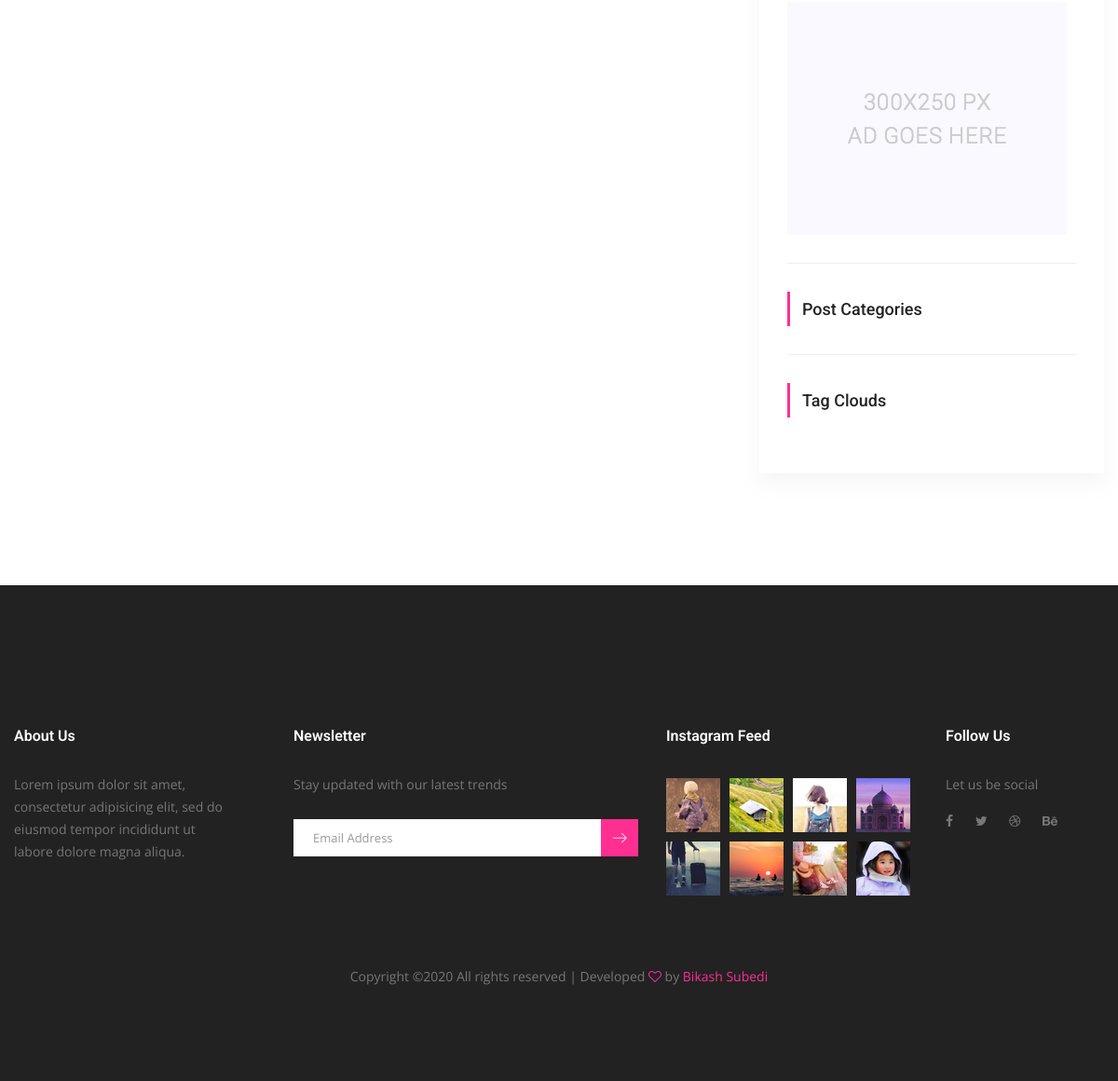
The app's page /users/register/ (lower part), older data.
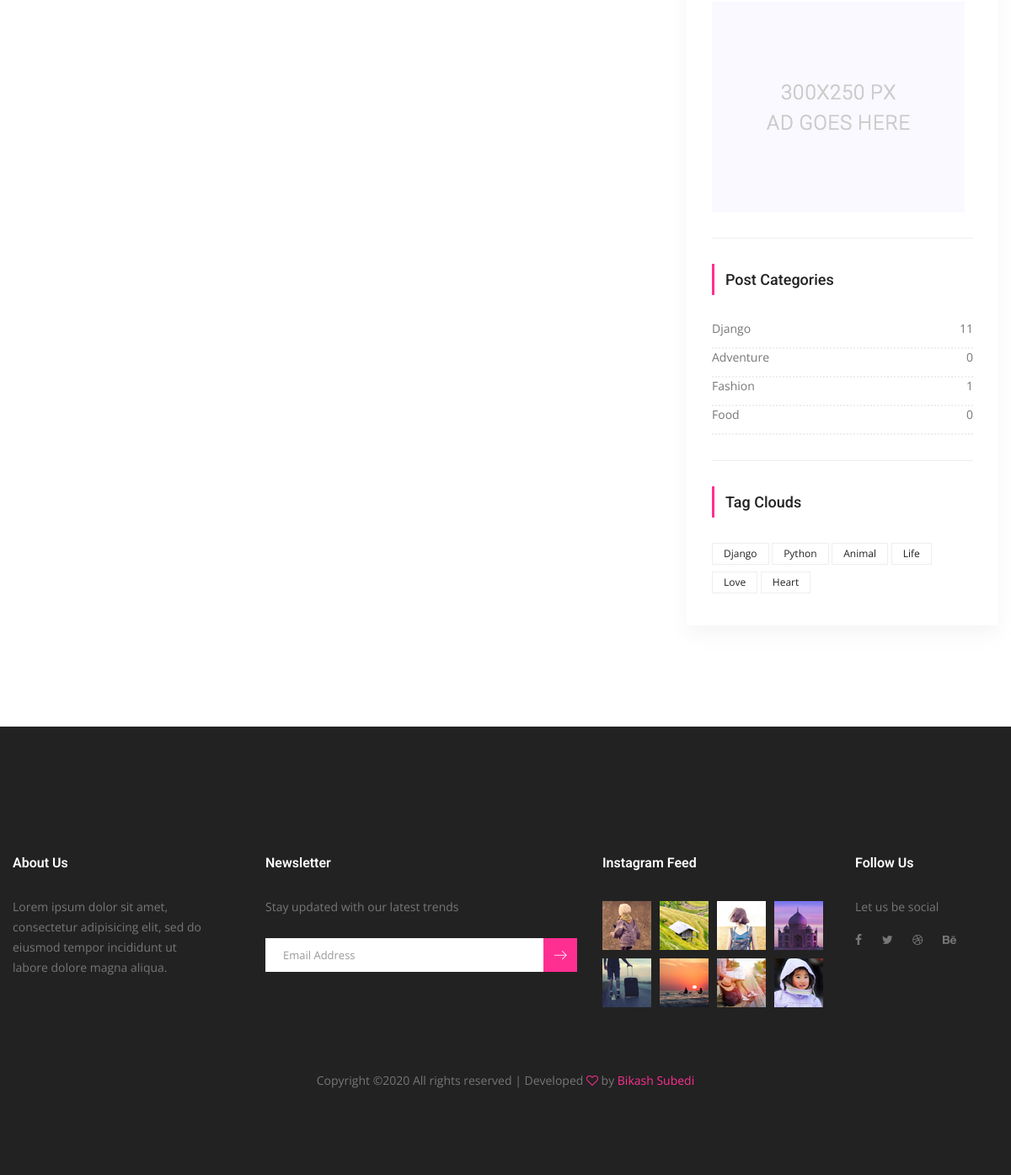
The same page, newer data.
### posts/models.py (models this page shows, shortened)
class Category(models.Model):
    title = models.CharField(max_length=150, unique=True)
    slug = models.SlugField(default='slug', max_length=25)
    def post_count(self):
        return self.postByCategory.all().count()

class Tag(models.Model):
    title = models.CharField(max_length=20)
    slug = models.SlugField(max_length=20, default='slug')
    def __str__(self):
        return self.title

### users/views.py (the view)
# urls.py: path('register/', UserRegisterView.as_view(), name='register'),
class UserRegisterView(CreateView):
    template_name = 'users/register.html'
    form_class = RegisterForm
    success_url = '/'

### users/forms.py
class RegisterForm(UserCreationForm):
    username = forms.CharField(max_length=50)
    email = forms.EmailField(max_length=50)
    password1 = forms.CharField()
    password2 = forms.CharField()
    class Meta(UserCreationForm):
        model = User
        fields = ('username', 'email', 'password1', 'password2')

### posts/templatetags/custom_tags.py (called while the page is built)
@register.simple_tag(name='categories')
def all_categories():
    return Category.objects.all()

@register.simple_tag(name='tags')
def all_tags():
    return Tag.objects.all()

### templates/users/register.html (shortened to what this page needs)
{% extends 'layouts/base.html' %}
{% load static %}
{% block content %}
    <section class="blog_area p_120">
        <div class="container">
            <div class="row">
                <div class="col-lg-8">
                </div>
                {% include 'layouts/right_category.html' %}
            </div>
        </div>
    </section>
{% endblock %}

### templates/layouts/base.html (shortened to what this page needs)
{% load static %}
<!doctype html>
<html lang="en">
<head>
    <link rel="stylesheet" href="{% static 'css/bootstrap.css' %}">
    <link rel="stylesheet" href="{% static 'vendors/linericon/style.css' %}">
    <link rel="stylesheet" href="{% static 'css/font-awesome.min.css' %}">
    <link rel="stylesheet" href="{% static 'vendors/owl-carousel/owl.carousel.min.css' %}">
    <link rel="stylesheet" href="{% static 'vendors/lightbox/simpleLightbox.css' %}">
    <link rel="stylesheet" href="{% static 'vendors/nice-select/css/nice-select.css' %}">
    <link rel="stylesheet" href="{% static 'vendors/animate-css/animate.css' %}">
    <link rel="stylesheet" href="{% static 'vendors/jquery-ui/jquery-ui.css' %}">
    <link rel="stylesheet" href="{% static 'css/style.css' %}">
    <link rel="stylesheet" href="{% static 'css/responsive.css' %}">
</head>
<body>
{% block content %}
{% endblock %}
<footer class="footer-area">
    <div class="container">
        <div class="row">
            <div class="col-lg-3  col-md-6 col-sm-6">
                <div class="single-footer-widget">
                    <h6 class="footer_title">About Us</h6>
                    <p>Lorem ipsum dolor sit amet, consectetur adipisicing elit, sed do eiusmod tempor incididunt ut
                        labore dolore magna aliqua.</p>
                </div>
            </div>
            <div class="col-lg-4 col-md-6 col-sm-6">
                <div class="single-footer-widget">
                    <h6 class="footer_title">Newsletter</h6>
                    <p>Stay updated with our latest trends</p>
                    <div id="mc_embed_signup">
                        <form target="_blank"
                              action="https://spondonit.us12.list-manage.com/subscribe/post?u=1462626880ade1ac87bd9c93a&amp;id=92a4423d01"
                              method="get" class="subscribe_form relative">
                            <div class="input-group d-flex flex-row">
                                <input name="EMAIL" placeholder="Email Address" onfocus="this.placeholder = ''"
                                       onblur="this.placeholder = 'Email Address '" required="" type="email">
                                <button class="btn sub-btn"><span class="lnr lnr-arrow-right"></span></button>
                            </div>
                        </form>
                    </div>
                </div>
            </div>
            <div class="col-lg-3 col-md-6 col-sm-6">
                <div class="single-footer-widget instafeed">
                    <h6 class="footer_title">Instagram Feed</h6>
                    <ul class="list instafeed d-flex flex-wrap">
                        <li><img src="{% static 'img/instagram/Image-01.jpg' %}" alt=""></li>
                        <li><img src="{% static 'img/instagram/Image-02.jpg' %}" alt=""></li>
                        <li><img src="{% static 'img/instagram/Image-03.jpg' %}" alt=""></li>
                        <li><img src="{% static 'img/instagram/Image-04.jpg' %}" alt=""></li>
                        <li><img src="{% static 'img/instagram/Image-05.jpg' %}" alt=""></li>
                        <li><img src="{% static 'img/instagram/Image-06.jpg' %}" alt=""></li>
                        <li><img src="{% static 'img/instagram/Image-07.jpg' %}" alt=""></li>
                        <li><img src="{% static 'img/instagram/Image-08.jpg' %}" alt=""></li>
                    </ul>
                </div>
            </div>
            <div class="col-lg-2 col-md-6 col-sm-6">
                <div class="single-footer-widget f_social_wd">
                    <h6 class="footer_title">Follow Us</h6>
                    <p>Let us be social</p>
                    <div class="f_social">
                        <a href="#"><i class="fa fa-facebook"></i></a>
                        <a href="#"><i class="fa fa-twitter"></i></a>
                        <a href="#"><i class="fa fa-dribbble"></i></a>
                        <a href="#"><i class="fa fa-behance"></i></a>
                    </div>
                </div>
            </div>
        </div>
        <div class="row footer-bottom d-flex justify-content-between align-items-center">
            <p class="col-lg-12 footer-text text-center">
                Copyright &copy;<script>document.write(new Date().getFullYear());</script>
                All rights reserved | Developed <i class="fa fa-heart-o" aria-hidden="true"></i> by <a
                    href="https://bikashsubedi.com.np" target="_blank">Bikash Subedi</a>
                </p>
        </div>
    </div>
</footer>
</body>
</html>

### templates/layouts/right_category.html (shortened to what this page needs)
{% load static %}
{% load custom_tags %}
<div class="col-lg-4">
    <div class="blog_right_sidebar">
        <aside class="single_sidebar_widget">
            <a href="#"><img class="img-fluid" src="{% static 'img/blog/add.jpg' %}" alt=""></a>
            <div class="br"></div>
        </aside>
        <aside class="single_sidebar_widget post_category_widget">
            <h4 class="widget_title">Post Categories</h4>
            {% categories as categories %}
            {% for category in categories %}
                <ul class="list cat-list">
                    <li>
                        <a href="{% url 'category' category.pk %}" class="d-flex justify-content-between">
                            <p>{{ category.title }}</p>
                            <p>{{ category.post_count }}</p>
                        </a>
                    </li>
                </ul>
            {% endfor %}
            <div class="br"></div>
        </aside>
        <aside class="single-sidebar-widget tag_cloud_widget">
            <h4 class="widget_title">Tag Clouds</h4>
            <ul class="list">
                {% tags as labels %}
                {% for label in labels %}
                    <li><a href="{% url 'tag_detail' label.slug %}">{{ label }}</a></li>
                {% endfor %}
            </ul>
        </aside>
    </div>
</div>

### static/css/style.css (style rules this page uses)
.list { list-style: none; margin: 0px; padding: 0px; }
a { text-decoration: none; -webkit-transition: all 0.3s ease-in-out; -o-transition: all 0.3s ease-in-out; transition: all 0.3s ease-in-out; }
body { line-height: 24px; font-size: 14px; font-family: "Open Sans", sans-serif; font-weight: normal; color: #777777; }
h1, h2, h3, h4, h5, h6 { font-family: "Roboto", sans-serif; font-weight: 500; }
.p_120 { padding-top: 120px; padding-bottom: 120px; }
@media (min-width: 1200px) { .container { max-width: 1200px; } }
.blog_right_sidebar { -webkit-box-shadow: 0px 10px 20px 0px rgba(153, 153, 153, 0.1); box-shadow: 0px 10px 20px 0px rgba(153, 153, 153, 0.1); padding: 30px; }
.blog_right_sidebar .widget_title { font-size: 18px; line-height: 25px; text-align: left; color: #222222; border-left: 3px solid #ff2f92; padding: 6px 0px 6px 13px; margin-bottom: 30px; }
.blog_right_sidebar .post_category_widget .cat-list li { border-bottom: 2px dotted #eee; -webkit-transition: all 0.3s ease 0s; -o-transition: all 0.3s ease 0s; transition: all 0.3s ease 0s; padding-bottom: 12px; }
.blog_right_sidebar .post_category_widget .cat-list li a { font-size: 14px; line-height: 20px; color: #777; }
.blog_right_sidebar .post_category_widget .cat-list li a p { margin-bottom: 0px; }
.blog_right_sidebar .tag_cloud_widget ul li { display: inline-block; }
.blog_right_sidebar .tag_cloud_widget ul li a { display: inline-block; border: 1px solid #eee; background: #fff; padding: 0px 13px; margin-bottom: 8px; -webkit-transition: all 0.3s ease 0s; -o-transition: all 0.3s ease 0s; transition: all 0.3s ease 0s; color: #222222; font-size: 12px; }
.blog_right_sidebar .br { width: 100%; height: 1px; background: #eeeeee; margin: 30px 0px; }
h4 { font-size: 18px; }
h6 { font-size: 14px; }
.footer-area { background: #222222; padding-top: 150px; padding-bottom: 100px; }
.single-footer-widget p { margin-bottom: 0px; color: #777777; max-width: 235px; }
.single-footer-widget .instafeed { margin-left: -5px; margin-right: -5px; }
.single-footer-widget .instafeed li { margin: 5px; }
.single-footer-widget .subscribe_form { padding-top: 25px; }
.single-footer-widget .input-group { display: block !important; }
.single-footer-widget input { width: 100%; border: 1px solid #fff; font-size: 13px; line-height: 30px; padding-right: 40px; height: 40px; color: #999999; background: #fff; padding-left: 20px; }
.single-footer-widget .sub-btn { background: #ff2f92; color: #fff; font-weight: 300; border-radius: 0; line-height: 34px; padding: 4px 11px 0px; cursor: pointer; position: absolute; right: 0px; top: 0px; }
.single-footer-widget .sub-btn span { position: relative; top: -1px; }
.footer_title { font-size: 16px; line-height: 24px; font-weight: 600; color: #fff; margin-bottom: 28px; }
.footer-bottom { padding-top: 70px; }
.footer-bottom .footer-text { margin-bottom: 0px; }
.footer-bottom .footer-text i { color: #ff2f92; }
.footer-bottom .footer-text a { color: #ff2f92; }
.f_social_wd p { font-size: 14px; color: #777777; margin-bottom: 15px; }
.f_social_wd .f_social a { font-size: 14px; color: #777777; -webkit-transition: all 0.3s linear; -o-transition: all 0.3s linear; transition: all 0.3s linear; margin-right: 20px; }
.f_social_wd .f_social a:last-child { margin-right: 0px; }

Row changes from the older to the newer data that the page shows:
added Category: title "Django", post_count "11"
added Category: title "Adventure", post_count "0"
added Category: title "Fashion", post_count "1"
added Category: title "Food", post_count "0"
added Tag: title "Django"
added Tag: title "Python"
added Tag: title "Animal"
added Tag: title "Life"
added Tag: title "Love"
added Tag: title "Heart"
